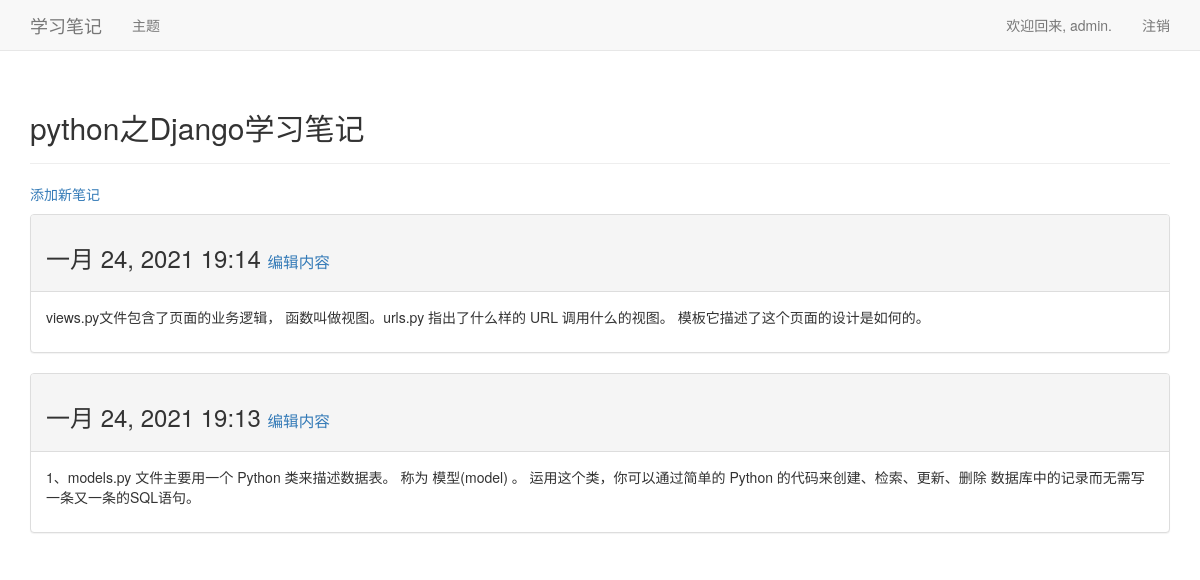
The page /topics/3/ (signed in) on the database its author committed.
### learning_logs/models.py (models this page shows, shortened)
class Topic(models.Model):
    text = models.CharField(max_length=200)
    date_added = models.DateTimeField(auto_now_add=True)
    owner = models.ForeignKey(User, on_delete=models.CASCADE)
    def __str__(self):
        return self.text

class Entry(models.Model):
    topic = models.ForeignKey(Topic, on_delete=models.CASCADE)
    text = models.TextField()
    date_added = models.DateTimeField(auto_now_add=True)
    class Meta:
        verbose_name_plural = 'entries'

### learning_logs/views.py (the view)
# urls.py: path('topics/<int:topic_id>/', views.topic, name='topic'),
@login_required
def topic(request, topic_id):
    topic = Topic.objects.get(id=topic_id)
    if topic.owner != request.user:
        raise Http404
    entries = topic.entry_set.order_by('-date_added')
    context = {'topic': topic, 'entries': entries}
    return render(request, 'learning_logs/topic.html', context)

### learning_logs/templates/learning_logs/topic.html
{% extends 'learning_logs/base.html' %}
{% block header %}
  <h2>{{ topic }}</h2>
{% endblock header %}
{% block content %}
  <p>
      <a href="{% url 'learning_logs:new_entry' topic.id %}">添加新笔记</a>
  </p>
  {% for entry in entries %}
  <div class="panel panel-default">
      <div class="panel-heading">
          <h3>
              {{ entry.date_added|date:'M d, Y H:i' }}
              <small>
                  <a href="{% url 'learning_logs:edit_entry' entry.id %}">编辑内容</a>
              </small>
          </h3>
      </div>
      <div class="panel-body">
          {{ entry.text|linebreaks }}
      </div>
  </div>
      {% empty %}
      这个主题还没有笔记。
      {% endfor %}
{% endblock content %}

### learning_logs/templates/learning_logs/base.html (shortened to what this page needs)
{% load bootstrap3 %}
<!DOCTYPE html>
<html lang="en">
<head>
    {% bootstrap_css %}
</head>
<body>
<nav class="navbar navbar-default navbar-static-top">
    <div class="container">
        <div class="navbar-header">
            <a class="navbar-brand" href="{% url 'learning_logs:index' %}">学习笔记</a>
        </div>
        <div id="navbar" class="navbar-collapse collapse">
            <ul class="nav navbar-nav">
                <li><a href="{% url 'learning_logs:topics' %}">主题</a></li>
            </ul>
            <ul class="nav navbar-nav navbar-right">
                {% if user.is_authenticated %}
                <li><a>欢迎回来, {{ user.username }}.</a></li>
                <li><a href="{% url 'users:logout' %}">注销</a></li>
                {% else %}
                <li><a href="{% url 'users:register' %}">注册</a></li>
                <li><a href="{% url 'users:login' %}">登录</a></li>
                {% endif %}
            </ul>
        </div><! --/.nav-collapse -->
    </div>
</nav>
<div class="container">
    <div class="page-header">
        {% block header %}{% endblock header %}
    </div>
    <div>
        {% block content %}{% endblock content %}
    </div>
</div><! --/.container -->
</body>
</html>

### rows shown on the page
Topic: text "python之Django学习笔记"
Entry: date_added "一月 24, 2021 19:14", text "views.py文件包含了页面的业务逻辑， 函数叫做视图。urls.py 指出了什么样的 URL 调用什么的视图。 模板它描述了这个页面的设计是如何的。"
Entry: date_added "一月 24, 2021 19:13", text "1、models.py 文件主要用一个 Python 类来描述数据表。 称为 模型(model) 。 运用这个类，你可以通过简单的 Python 的代码来创建、检索、更新、删除 数据库中的记录而无需写一条又一条的SQL语句。"

### other values the page prints
{{ user.username }} "admin"
